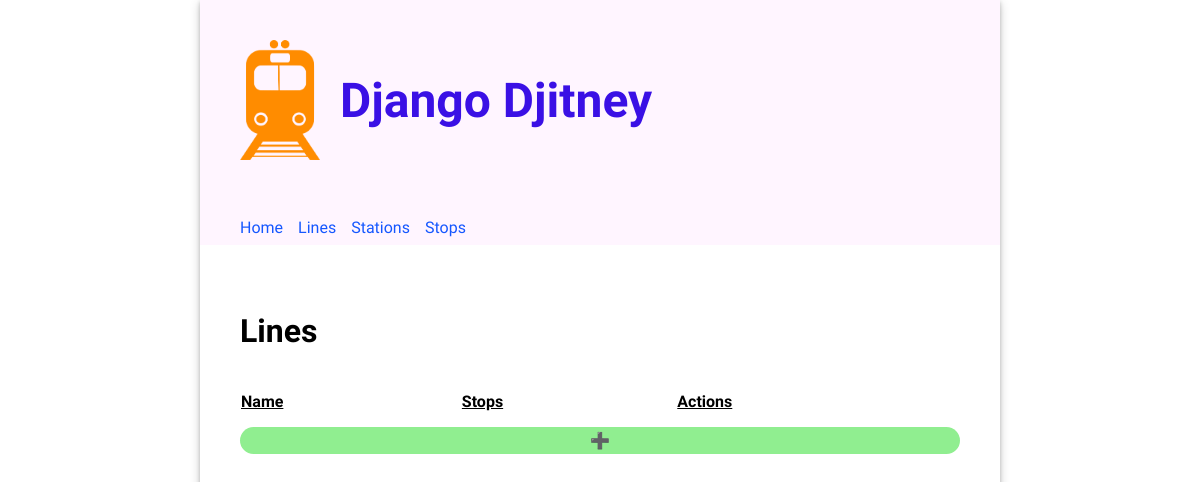
The app's page /lines/, older data.
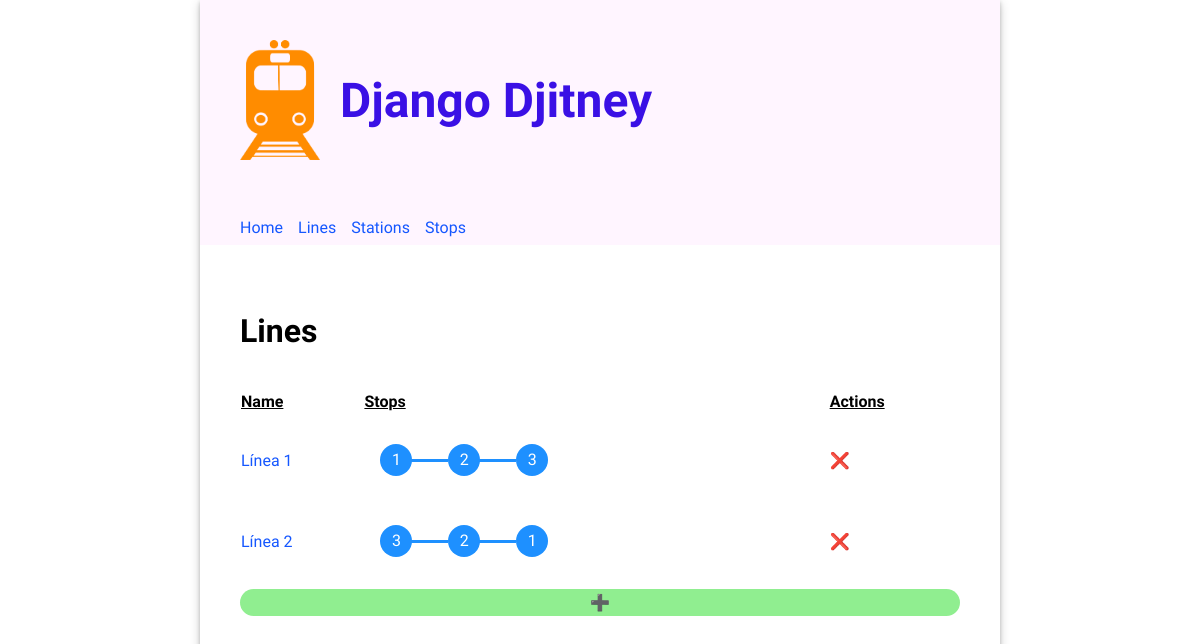
The same page, newer data.
### routes/models.py (models this page shows, shortened)
class Line(models.Model):
  name = models.CharField(unique=True, max_length=200)

class Stop(models.Model):
  class Meta:
    unique_together = (('line', 'stop_number'))
  line = models.ForeignKey(Line, on_delete=models.CASCADE)
  station = models.ForeignKey(Station, on_delete=models.CASCADE)
  stop_number = models.PositiveIntegerField()

### routes/views.py (the view)
# urls.py: path("lines/", views.LinesView.as_view(), name="lines"),
class LinesView(ListView):
    template_name = 'routes/lines.html'
    model = Line

### routes/templates/routes/lines.html (shortened to what this page needs)
{% extends 'base.html' %}
{% load static %}
{% block content %}
  <div>
    <h2>Lines</h2>
    <table class="line-table">
      <thead>
        <tr>
          <th>Name</th>
          <th>Stops</th>
          <th>Actions</th>
        </tr>
      </thead>
      <tbody>
      {% for line in object_list %}
        <tr>
          <td>
            <a href="{% url "update_line" line.id %}">{{ line.name }}</a>
          </td>
          <td>
            <ul>
                {% for stop in line.stop_set.all %}
                  <li>{{ stop.stop_number }}</li>
                {% endfor %}
            </ul>
          </td>
          <td><a href="{% url "delete_line" line.id %}" style="text-decoration: none; color: inherit;">❌</a></td>
        </tr>
      {% endfor %}
      </tbody>
    </table>
    <a href="{% url "create_line" %}" style="display: inherit; text-align: center; border-radius: 15px; text-decoration: none; color: inherit; padding: 4px; background-color: lightgreen;">➕</a>
  </div>
{% endblock %}

Row changes from the older to the newer data that the page shows:
added Line: name "Línea 1"
added Stop: stop_number "1", shown under "Línea 1"
added Stop: stop_number "2", shown under "Línea 1"
added Stop: stop_number "3", shown under "Línea 1"
added Line: name "Línea 2"
added Stop: stop_number "3", shown under "Línea 2"
added Stop: stop_number "2", shown under "Línea 2"
added Stop: stop_number "1", shown under "Línea 2"
